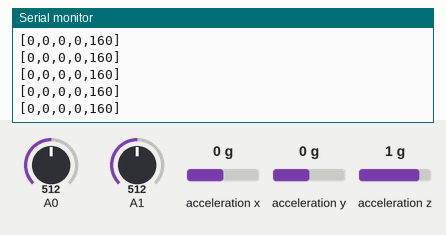
A sketch run on a simulated Arduino Leonardo, built with avr-gcc and run on an emulated ATmega32U4. On the bench: the last lines printed to the serial monitor. The test bench sets the inputs (shaded band); at power-on: acceleration x 0 g, A0 = 512, A1 = 512, acceleration y 0 g, acceleration z 1 g.

Above: at 1.2 s.
1.3 s: acceleration x set to -1.4 g
At 1.33 s:
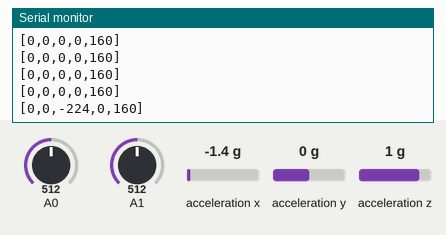
2.8 s: A0 set to 716
At 2.85 s:
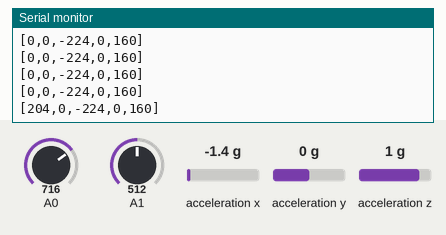
4.3 s: A1 set to 716
At 4.38 s:
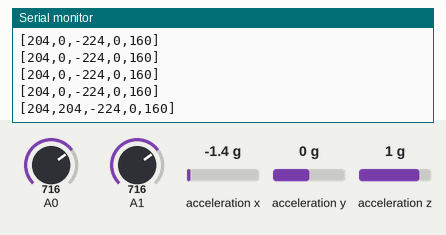
5.8 s: acceleration y set to -1.4 g
At 5.8 s:
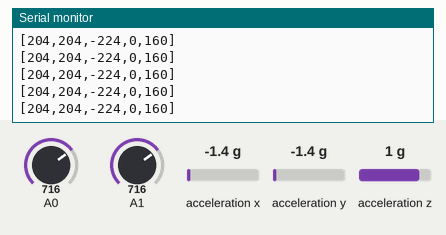
7.3 s: acceleration z set to -1.4 g
At 7.33 s:
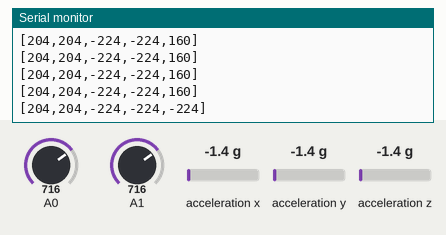
8.8 s: A0 set to 992
At 8.86 s:
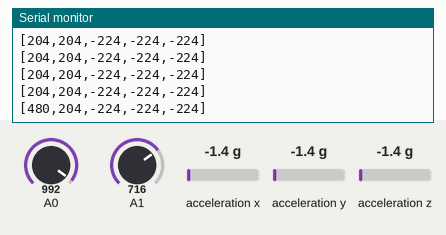
Timing chart, 0 to 11.3 s (numbered marks = the images above; inputs shaded):
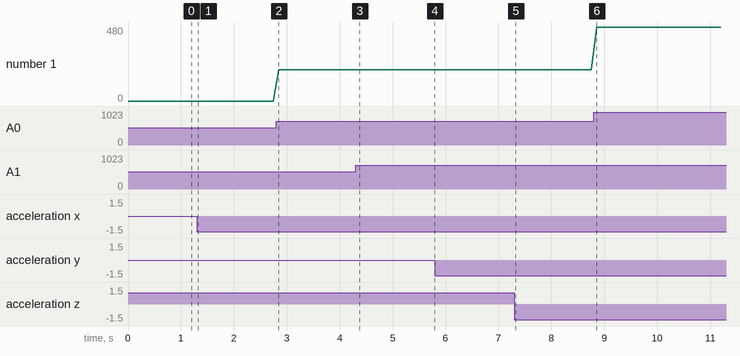

The sketch:

esploraCode.ino
```cpp
#include <Esplora.h>

void setup() {
  Serial.begin(9600);  // Inicia a comunicação serial na mesma taxa de transmissão configurada no Godot e no Python
}

void loop() {
  // Lê os valores do joystick
  int joystickX = Esplora.readJoystickX();  // Valor de -512 a 512
  int joystickY = Esplora.readJoystickY();  // Valor de -512 a 512

  // Lê os valores do acelerômetro
  int accelX = Esplora.readAccelerometer(X_AXIS);  // Valor aproximado entre -512 a 512
  int accelY = Esplora.readAccelerometer(Y_AXIS);  // Valor aproximado entre -512 a 512
  int accelZ = Esplora.readAccelerometer(Z_AXIS);  // Valor aproximado entre -512 a 512

  // Formata a saída em uma string, separando cada valor por vírgulas
  String data = "[" + String(joystickX) + "," + String(joystickY) + "," +
                String(accelX) + "," + String(accelY) + "," + String(accelZ) + "]";

  // Envia os dados pela serial
  Serial.println(data);

  // Aguarda um curto período antes de enviar novamente
  delay(100);  // Ajuste o delay conforme necessário para o ritmo de leitura desejado
}
```

Measured:
- after the input at 1.3 s, the serial monitor: prints a new line at once (image 1)
- after the input at 2.8 s, the serial monitor: prints a new line after 0.05 s (image 2)
- after the input at 4.3 s, the serial monitor: prints a new line after 0.07 s (image 3)
- after the input at 7.3 s, the serial monitor: prints a new line at once (image 5)
- after the input at 8.8 s, the serial monitor: prints a new line after 0.06 s (image 6)
- plotted number 1: 0 → 204 after the input at 2.8 s, 204 → 480 after the input at 8.8 s
